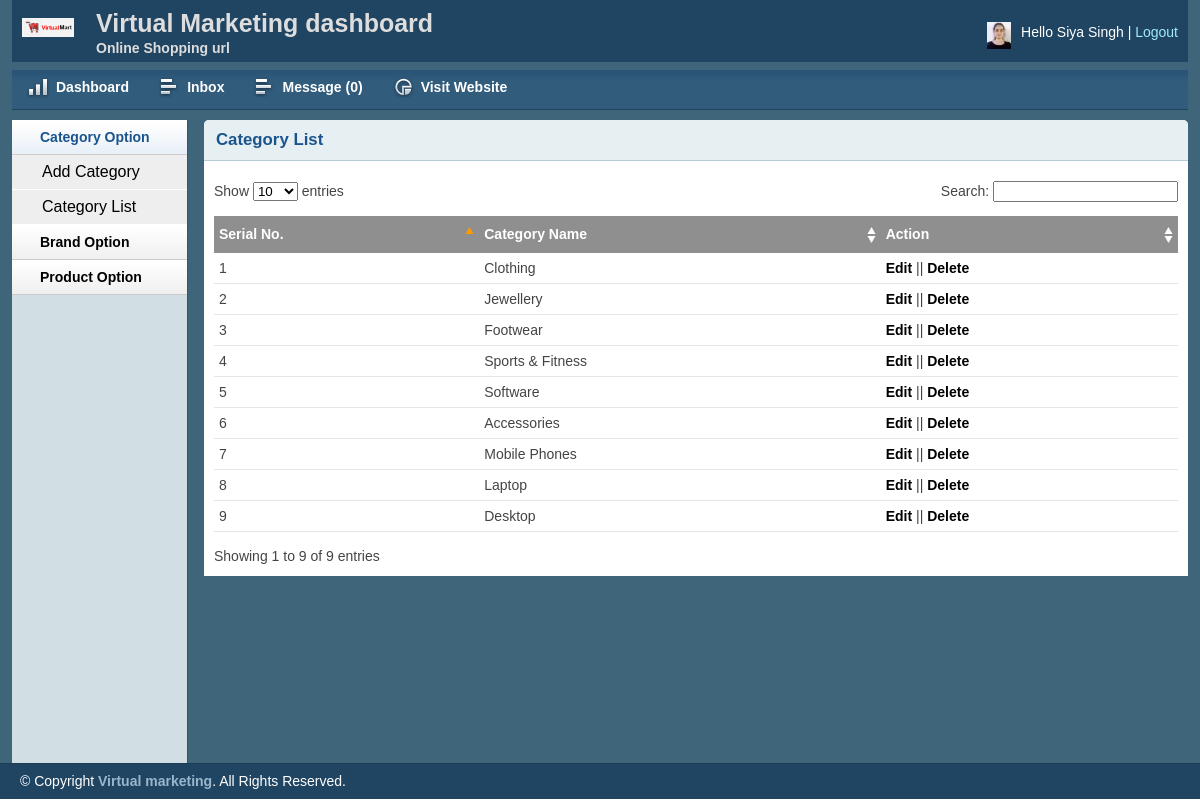
The app's page /admin/catlist.php (signed in) with its own data.
### tables this page shows
CREATE TABLE `tbl_category` (
  `catId` int(11) NOT NULL,
  `catName` varchar(255) NOT NULL
);

### lib/Database.php (called while the page is built, shortened)
<?php
Class Database{
 public $host   = DB_HOST;
 public $user   = DB_USER;
 public $pass   = DB_PASS;
 public $dbname = DB_NAME;
 public $link;
private function connectDB(){
 $this->link = new mysqli($this->host, $this->user, $this->pass,
  $this->dbname);
 }
public function select($query){
  $result = $this->link->query($query) or
   die($this->link->error.__LINE__);
  if($result->num_rows > 0){
    return $result;
  } else {
    return false;
  }
 }
}

### classess/Category.php (called while the page is built, shortened)
<?php
$filepath = realpath(dirname(__FILE__));
include_once ($filepath.'/../lib/Database.php');
?>
<?php
class Category
{
private $db;
	public function __construct()
	{
		$this->db = new Database();
	}
public function getAllCat(){
	$query = "SELECT * FROM tbl_category ORDER BY catId DESC";
	$result = $this->db->select($query);
	return $result;
}
}
?>

### admin/catlist.php (the view, shortened to what this page needs)
<?php include 'inc/header.php';?>
<?php include 'inc/sidebar.php';?>
<?php include '../classess/Category.php';?>
<?php
$cat = new Category();
?>
        <div class="grid_10">
            <div class="box round first grid">
                <h2>Category List</h2>
                <div class="block">
                    <table class="data display datatable" id="example">
					<thead>
						<tr>
							<th>Serial No.</th>
							<th>Category Name</th>
							<th>Action</th>
						</tr>
					</thead>
					<tbody>
				<?php
				$getCat = $cat->getAllCat();
				if ($getCat) {
					$i = 0;
					while ($result = $getCat->fetch_assoc()) {
						$i++;
				?>
						<tr class="odd gradeX">
							<td><?php echo $i;?></td>
							<td><?php echo $result['catName'];?></td>
							<td><a href="catedit.php?catid=<?php echo $result['catId'];?>">Edit</a> || <a onclick="return confirm('Are you sure to delete!')" href="?delcat=<?php echo $result['catId'];?>">Delete</a></td>
						</tr>
					<?php } } ?>
					</tbody>
				</table>
               </div>
            </div>
        </div>
<?php include 'inc/footer.php';?>

### admin/css/text.css (style rules this page uses)
body { font: 13px/1.5 Tahoma, Helvetica, Arial, 'Liberation Sans', FreeSans, sans-serif; }
h2 { font-size: 23px; }
p, dl, hr, h1, h2, h3, h4, h5, h6, ol, ul, pre, table, address, fieldset { margin-bottom: 20px; }

### admin/css/grid.css (style rules this page uses)
.grid_1, .grid_2, .grid_3, .grid_4, .grid_5, .grid_6, .grid_7, .grid_8, .grid_9, .grid_10, .grid_11, .grid_12, .grid_13, .grid_14, .grid_15, .grid_16 { display: inline; float: left; margin-left: 1%; margin-right: 1%; }
.container_12 .grid_10 { width: 81.333%; }

### admin/css/layout.css (style rules this page uses)
body { background: #fff none repeat scroll 0 0; color: #444; font-size: 14px; padding: 0; }
a { color: #000; font-weight:bold; text-decoration: none; }
h1, h2, h3, h4, h5, h6 { line-height:1.2em; margin-bottom:.3em; }
h2 { margin-top:1em; }
.box { background:#fff; margin-bottom:20px; padding:10px 10px 10px 10px; margin-left:-8px; }
.box.grid { padding-bottom:40px; }
.box.round { -moz-border-radius: 5px 5px 0px 0px; -webkit-border-radius: 5px 5px 0px 0px; border-radius: 5px 5px 0px 0px; }
.box h2 { font-size:1.2em; font-weight:bold; color:#1B548D; background:#E6F0F3; margin:-10px -10px 0 -10px; padding:10px 12px; border-bottom:1px solid #B3CBD6; -moz-border-radius: 5px 5px 0px 0px; -webkit-border-radius: 5px 5px 0px 0px; border-radius: 5px 5px 0px 0px; }
.box.first { min-height: 406px; }
.block { padding-top:20px; }
.block { padding-bottom:1px; }
table.display { margin: 0 auto; clear: both; width: 100%; }
.sorting_asc { background: #8f8f8f url(../img/table/sort_asc.png) no-repeat center right; padding:8px 5px; text-align:left; color:#fff; }
.sorting { background:#8f8f8f url(../img/table/sort_both.png) no-repeat center right; padding:8px 5px; text-align:left; color:#fff; }
tr.odd { height: 30px; line-height: 30px; border-bottom:1px solid #e6e6e6; }
tr.even { height: 30px; line-height: 30px; border-bottom:1px solid #e6e6e6; }
tr.odd td, tr.even td { padding-left:5px; }

### records on screen
tbl_category: catName "Clothing"
tbl_category: catName "Jewellery"
tbl_category: catName "Footwear"
tbl_category: catName "Sports & Fitness"
tbl_category: catName "Software"
tbl_category: catName "Accessories"
tbl_category: catName "Mobile Phones"
tbl_category: catName "Laptop"
tbl_category: catName "Desktop"
